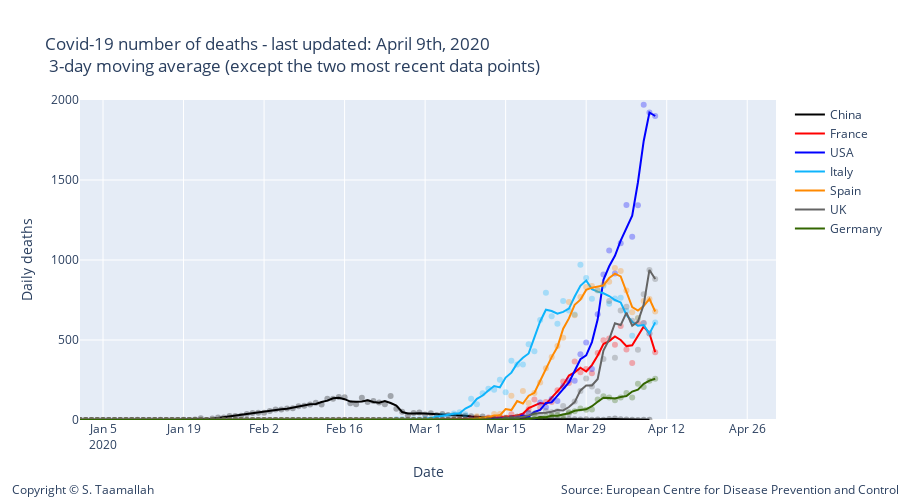

Here is the notebook cell this chart was saved with:
### Code cell
degree = 1
#smooth_italy = smoothTriangle(df_italy['deaths'],degree)

smooth_china = smoothTriangle(df_china['deaths'], degree)
smooth_france = smoothTriangle(df_france['deaths'], degree)
smooth_italy = smoothTriangle(df_italy['deaths'],degree)
smooth_usa = smoothTriangle(df_usa['deaths'],degree)
smooth_uk = smoothTriangle(df_uk['deaths'],degree)
smooth_germany = smoothTriangle(df_germany['deaths'],degree)
smooth_spain = smoothTriangle(df_spain['deaths'],degree)
smooth_korea = smoothTriangle(df_korea['deaths'],degree)
smooth_netherlandss = smoothTriangle(df_netherlands['deaths'],degree)

smooth_china = smooth_3day(df_china['deaths'])
smooth_france = smooth_3day(df_france['deaths'])
smooth_italy = smooth_3day(df_italy['deaths'])
smooth_usa = smooth_3day(df_usa['deaths'])
smooth_uk = smooth_3day(df_uk['deaths'])
smooth_germany = smooth_3day(df_germany['deaths'])
smooth_spain = smooth_3day(df_spain['deaths'])
smooth_korea = smooth_3day(df_korea['deaths'])
smooth_netherlandss = smooth_3day(df_netherlands['deaths'])



# Add traces
trace1 = go.Scatter(
        x=df_china.index, 
        y=df_china['deaths'],
        mode='markers',
        name='China daily cases',
        line_color='rgba(0, 0, 0, .3)',
        showlegend=False,
)

trace11 = go.Scatter(
        x=df_china.index, 
        y=smooth_china,
        mode='lines',
        name='China',
        line_color='rgba(0, 0, 0, 1)',
)


trace2 = go.Scatter(
        x=df_france.index, 
        y=df_france['deaths'],
        mode='markers',
        name='France',
        line_color='rgba(256, 0, 0, .3)',
        showlegend=False,
)

trace22 = go.Scatter(
        x=df_france.index, 
        y=smooth_france,
        mode='lines',
        name='France',
        line_color='rgba(256, 0, 0, 1)',
)


trace3 = go.Scatter(
        x=df_usa.index, 
        y=df_usa['deaths'],
        mode='markers',
        name='USA',
        line_color='rgba(0, 0, 255, .3)',
    showlegend=False,
)

trace33 = go.Scatter(
        x=df_usa.index, 
        y=smooth_usa,
        mode='lines',
        name='USA',
        line_color='rgba(0, 0, 255, 1)',
)

trace4 = go.Scatter(
        x=df_italy.index, 
        y=df_italy['deaths'],
        mode='markers',
        name='Italy',
        line_color='rgba(14, 180, 252, .3)',
    showlegend=False,
)

trace44 = go.Scatter(
        x=df_italy.index, 
        y=smooth_italy,
        mode='lines',
        name='Italy',
        line_color='rgba(14, 180, 252, 1)',
)

trace5 = go.Scatter(
        x=df_spain.index, 
        y=df_spain['deaths'],
        mode='markers',
        name='Spain',
        line_color='rgba(255, 137, 0, .3)',
    showlegend=False,
)

trace55 = go.Scatter(
        x=df_spain.index, 
        y=smooth_spain,
        mode='lines',
        name='Spain',
        line_color='rgba(256, 137, 0, 1)',
)


trace6 = go.Scatter(
        x=df_uk.index, 
        y=df_uk['deaths'],
        mode='markers',
        name='UK',
        line_color='rgba(100, 100, 100, .3)',
    showlegend=False
)

trace66 = go.Scatter(
        x=df_uk.index, 
        y=smooth_uk,
        mode='lines',
        name='UK',
        line_color='rgba(100, 100, 100, 1)',
)

trace7 = go.Scatter(
        x=df_germany.index, 
        y=df_germany['deaths'],
        mode='markers',
        name='Germany',
        line_color='rgba(51, 102, 0, .3)',
    showlegend=False,
)

trace77 = go.Scatter(
        x=df_germany.index, 
        y=smooth_germany,
        mode='lines',
        name='Germany',
        line_color='rgba(51, 102, 0, 1)',
)


data = [trace1,trace11, trace2, trace22, trace3, trace33, trace4, trace44, trace5, trace55, trace6, trace66, trace7, trace77]

layout = go.Layout(
    title="Covid-19 number of deaths - last updated: April 9th, 2020 <br> 3-day moving average (except the two most recent data points)",
    width=900,
    height=500,
    
    # Top left
    xaxis=dict(
        title='Date',
        range=['2020-01-01', '2020-05-01'],
    ),
    yaxis=dict(
        title='Daily deaths',
        #type='log',
        range=[0,2000],
        anchor='x'
    ),
    
      annotations=[
        dict(
            x=1.18,
            y=-0.25,
            showarrow=False,
            text='Source: European Centre for Disease Prevention and Control',
            xref='paper',
            yref='paper'
        ),
        
        dict(
            x=-0.1,
            y=-0.25,
            showarrow=False,
            text='Copyright © S. Taamallah ',
            xref='paper',
            yref='paper'
        )
    ],
    
)

fig = go.Figure(data=data, layout=layout)

fig.show()

from plotly.offline import plot
#plot(fig, filename="STaamallah_covid19_analysis_chart_1_20200410.html", auto_open = False)

from plotly.offline import iplot
iplot(fig, filename="STaamallah_covid19_analysis_chart_1_20200410.html", auto_open = False)
